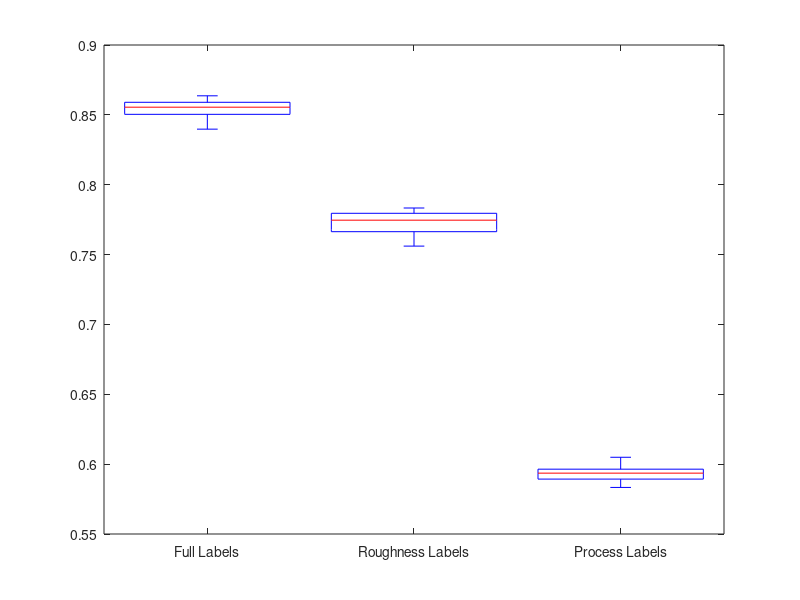
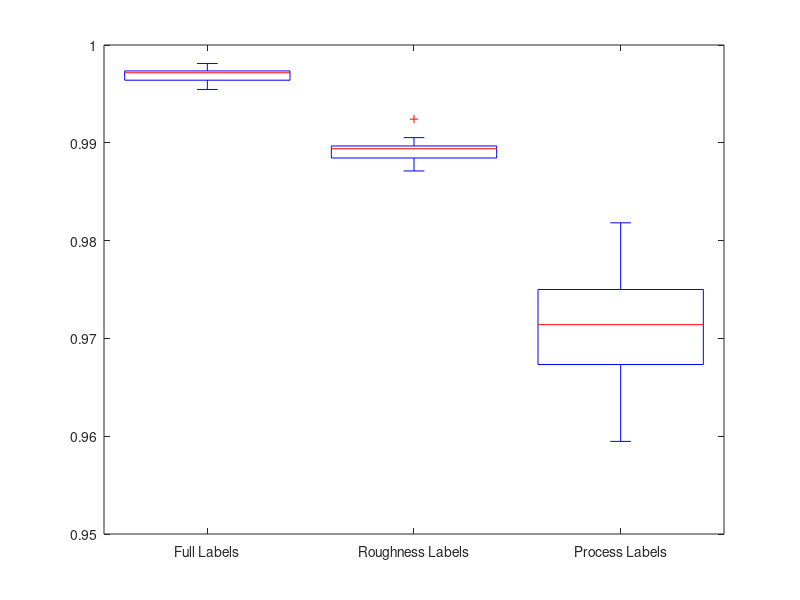

Write MATLAB code to recreate these figures, in order.
%% Centroid Classifier
acc_full_centroid = [0.8477272727272728
					0.8397727272727272
					0.8571969696969697
					0.8537878787878788
					0.8526515151515152
					0.8590909090909091
					0.8617424242424242
					0.8636363636363636
					0.8587121212121213
					0.8496212121212121];

acc_roughess_centroid =[0.7659090909090909
						 0.775
						 0.7643939393939394
						 0.7833333333333333
						 0.7795454545454545
						 0.7678030303030303
						 0.7560606060606061
						 0.7795454545454545
						 0.7803030303030303
						 0.7742424242424243];

acc_process_centroid =  [0.6045454545454545
						 0.5852272727272727
						 0.5833333333333334
						 0.5969696969696969
						 0.593560606060606
						 0.5924242424242424
						 0.6049242424242425
						 0.593560606060606
						 0.5946969696969697
						 0.5882575757575758];

acc_ab_centroid = 0.4841666666666667;
acc_ba_centroid = 0.5761363636363637;

%% Linear Classifier
acc_full_linear =   [0.996969696969697
					 0.9954545454545455
					 0.9962121212121212
					 0.9973484848484848
					 0.9981060606060606
					 0.996969696969697
					 0.9958333333333333
					 0.9973484848484848
					 0.9977272727272727
					 0.9973484848484848];

acc_roughness_linear =  [0.9893939393939394
						 0.9924242424242424
						 0.9893939393939394
						 0.9897727272727272
						 0.9882575757575758
						 0.9893939393939394
						 0.990530303030303
						 0.9871212121212121
						 0.9882575757575758
						 0.9890151515151515];

acc_process_linear =[0.9818181818181818
					 0.9715909090909091
					 0.975
					 0.975
					 0.959469696969697
					 0.9712121212121212
					 0.9704545454545455
					 0.9772727272727273
					 0.9617424242424243
					 0.9662878787878788];
					 
acc_ab_linear = 0.16666666666666666;
acc_ba_linear = 0.4100757575757576;

%% Plotting

figure
boxplot([acc_full_centroid acc_roughess_centroid acc_process_centroid],...
	'Labels',{'Full Labels','Roughness Labels','Process Labels'})
figure
boxplot([acc_full_linear acc_roughness_linear acc_process_linear],...
	'Labels',{'Full Labels','Roughness Labels','Process Labels'})

